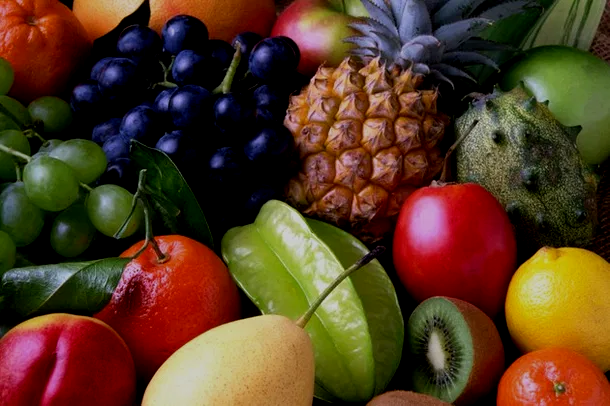
#> input picture images/frutas_escura.png, 610 x 406 px
$ python ex5_ganho_brilho_vs_equalizacao.py
#> lines starting #> are read from the running program, lines starting #| are printed output that depends on the picture
"""
Exercício 5 — Ganho e Brilho vs. Equalização Automática
Crie um script que multiplique todos os pixels da imagem por um fator constante
(ganho) e some um valor fixo (brilho). Compare o resultado visual com a
equalização automática do OpenCV.
"""

import os
import cv2
import numpy as np
import matplotlib.pyplot as plt

PATH = os.path.normpath(os.path.join(os.path.dirname(__file__), '../../images/frutas_escura.png'))

# ── Carregamento ──────────────────────────────────────────────────────────────
imagem = cv2.imread(PATH)
#> imagem is the input picture: shape (406, 610, 3); mean B, G, R 34.3, 58.5, 86.3
if imagem is None:
    raise FileNotFoundError(f'Imagem não encontrada: {PATH}')

cinza = cv2.cvtColor(imagem, cv2.COLOR_BGR2GRAY)
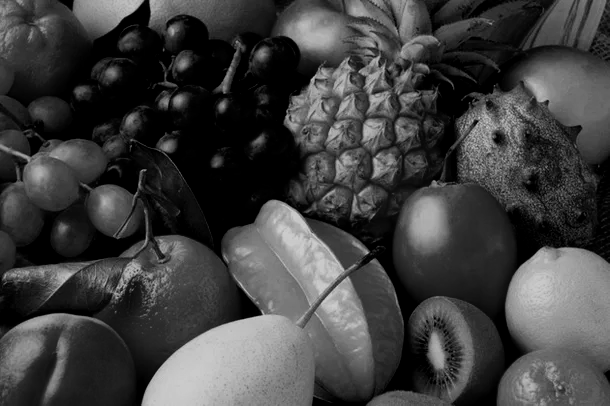
#> cinza: shape (406, 610); min 0, max 205, mean 64.1

# ── Transformação linear: f(x) = alpha * x + beta ────────────────────────────
# alpha (ganho/contraste): multiplica cada pixel
#   > 1: aumenta o contraste (estica a distribuição do histograma)
#   < 1: reduz o contraste (comprime o histograma)
# beta (brilho/offset): soma a cada pixel após multiplicar
#   > 0: clareia (desloca o histograma para a direita)
#   < 0: escurece (desloca para a esquerda)
# f(x) = alpha * x + beta  →  transformação afim ponto a ponto
alpha = 1.8   # ganho de contraste
beta  = 30    # incremento de brilho

# cv2.convertScaleAbs(src, alpha, beta): aplica f(x) = alpha*x + beta
# e SATURA os valores em [0, 255] (clípping) — sem overflow/underflow
ajustada = cv2.convertScaleAbs(cinza, alpha=alpha, beta=beta)
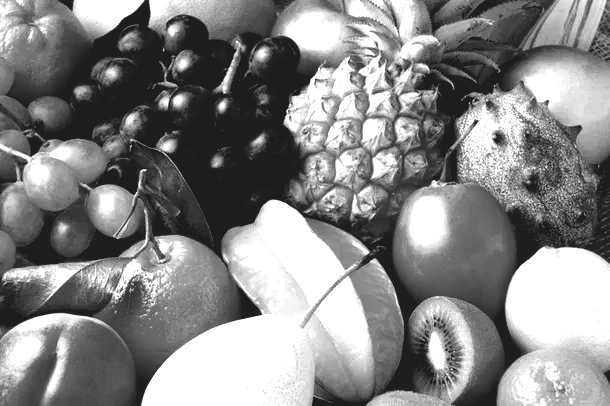
#> ajustada: shape (406, 610); min 30, max 255, mean 135.2

# ── Equalização global automática ────────────────────────────────────────────
# cv2.equalizeHist(): redistribui pixels para cobrir [0-255] uniformemente
# Diferença do ganho/brilho: equalização é NÃO-LINEAR e AUTO-ADAPTATIVA
equalizada = cv2.equalizeHist(cinza)
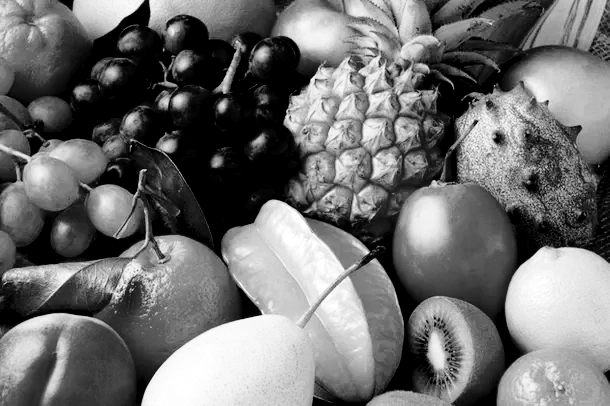
#> equalizada: shape (406, 610); min 0, max 255, mean 112.1

# ── Exibição ──────────────────────────────────────────────────────────────────
fig, axes = plt.subplots(2, 3, figsize=(15, 9))
fig.suptitle(f'Ganho/Brilho (α={alpha}, β={beta}) vs. Equalização Automática', fontsize=13)

# Linha 1: imagens
axes[0, 0].imshow(cinza,     cmap='gray', vmin=0, vmax=255)
axes[0, 0].set_title('Original');   axes[0, 0].axis('off')

axes[0, 1].imshow(ajustada,  cmap='gray', vmin=0, vmax=255)
axes[0, 1].set_title(f'Ganho/Brilho (α={alpha}, β={beta})'); axes[0, 1].axis('off')

axes[0, 2].imshow(equalizada, cmap='gray', vmin=0, vmax=255)
axes[0, 2].set_title('Equalização Automática'); axes[0, 2].axis('off')

# Linha 2: histogramas
hist_orig = cv2.calcHist([cinza],     [0], None, [256], [0, 256])
#> hist_orig = 256 values, max 31291 at index 0, min 0 at index 206, mean 967.4
hist_aj   = cv2.calcHist([ajustada],  [0], None, [256], [0, 256])
#> hist_aj = 256 values, max 41360 at index 255, min 0 at index 0, mean 967.4
hist_eq   = cv2.calcHist([equalizada],[0], None, [256], [0, 256])
#> hist_eq = 256 values, max 31291 at index 0, min 0 at index 1, mean 967.4

axes[1, 0].plot(hist_orig, color='black')
axes[1, 0].set_title('Histograma — Original'); axes[1, 0].set_xlim([0, 256])

axes[1, 1].plot(hist_aj, color='steelblue')
axes[1, 1].set_title('Histograma — Ganho/Brilho'); axes[1, 1].set_xlim([0, 256])

axes[1, 2].plot(hist_eq, color='darkorange')
axes[1, 2].set_title('Histograma — Equalizado'); axes[1, 2].set_xlim([0, 256])

plt.tight_layout()
plt.show()
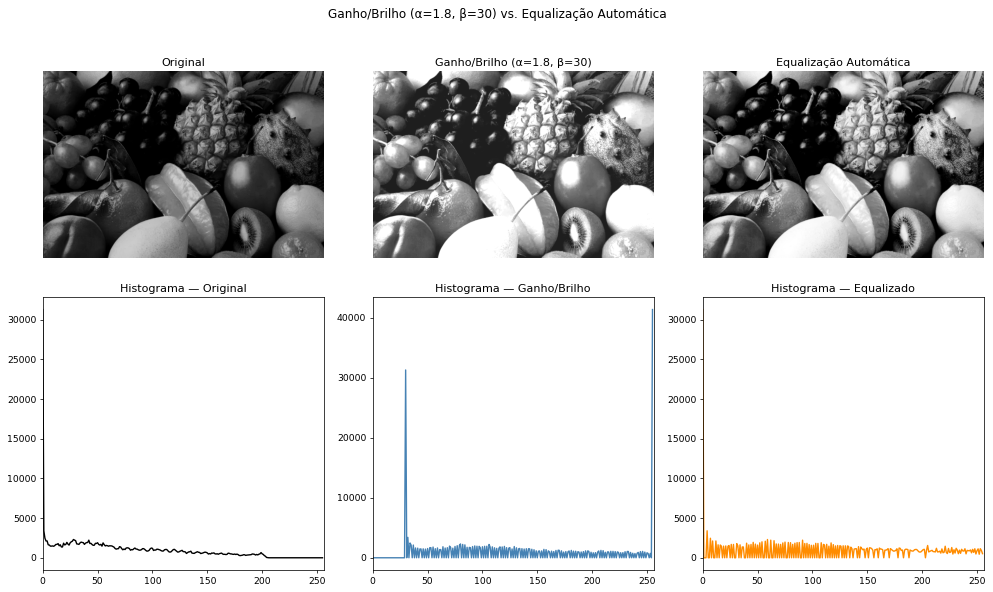
#> figure drawn by matplotlib, 6 panels; panel 4: curve peaks at x = 0, y = 31291; panel 5: curve peaks at x = 255, y = 41360; panel 6: curve peaks at x = 0, y = 31291

# ── Estatísticas ──────────────────────────────────────────────────────────────
print('=== Comparação estatística ===')
for nome, img in [('Original', cinza), ('Ganho/Brilho', ajustada), ('Equalizada', equalizada)]:
    print(f'\n{nome}:')
    print(f'  Min:  {int(img.min())}  |  Max: {int(img.max())}  |  '
          f'Média: {img.mean():.1f}  |  Desvio-padrão: {img.std():.1f}')
#> this loop made 3 passes
#> nome on passes 1 to 3: 'Original', 'Ganho/Brilho', 'Equalizada'
#| Original:
#|   Min:  0  |  Max: 205  |  Média: 64.1  |  Desvio-padrão: 54.9
#| Ganho/Brilho:
#|   Min:  30  |  Max: 255  |  Média: 135.2  |  Desvio-padrão: 80.9
#| Equalizada:
#|   Min:  0  |  Max: 255  |  Média: 112.1  |  Desvio-padrão: 80.7

print()
print('=== Comparação conceitual ===')
print()
print('Transformação linear (Ganho e Brilho):')
print('  → Aplica a fórmula f(x) = α·x + β a cada pixel.')
print('  → α > 1 "estica" o histograma aumentando o contraste.')
print('  → β > 0 desloca todo o histograma para a direita (clareia).')
print('  → É uma transformação GLOBAL E UNIFORME: todas as regiões são')
print('    afetadas da mesma forma, independente do conteúdo local.')
print('  → Pixels nas extremidades (0 ou 255) são saturados ("cortados").')
print('  → Requer ajuste MANUAL de α e β pelo usuário.')
print()
print('Equalização Automática:')
print('  → Distribui automaticamente os pixels por toda a faixa [0, 255].')
print('  → O histograma resultante tende a ser mais uniforme (flat).')
print('  → Não requer parâmetros manuais: adapta-se ao conteúdo da imagem.')
print('  → Pode superexpor regiões já claras ou subexpor detalhes.')
print()
print('Conclusão: a equalização automática é mais adaptativa, mas pode produzir')
print('resultados com "halos" ou artefatos. O ajuste manual oferece mais controle,')
print('porém exige conhecimento prévio do conteúdo da imagem.')

$ run again, with images/Noise_SP.png copied over images/frutas_escura.png
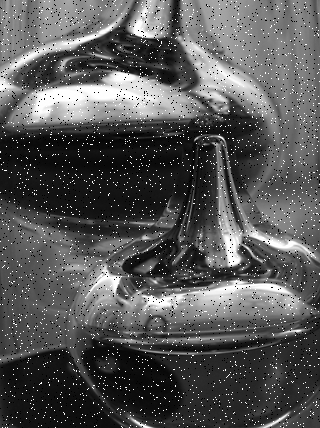
#> input picture images/Noise_SP.png, 320 x 428 px
#> imagem is the input picture: shape (428, 320, 3); min 0, max 255, mean 86.8
#> `ajustada = cv2.convertScaleAbs(cinza, alpha=alpha, beta=beta)`:
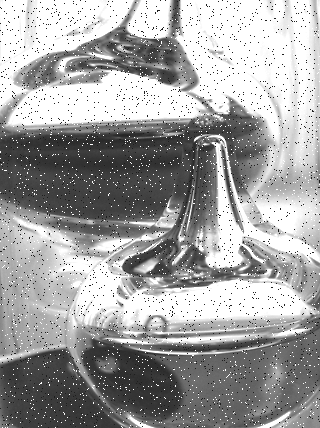
#> ajustada: shape (428, 320); min 30, max 255, mean 161.4
#> `equalizada = cv2.equalizeHist(cinza)`:
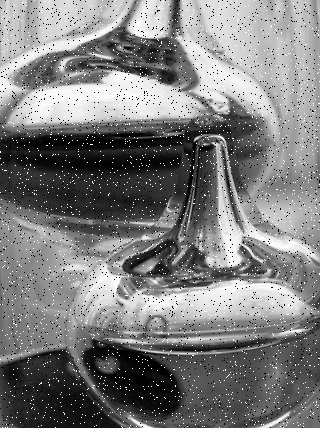
#> equalizada: shape (428, 320); min 0, max 255, mean 125.2
#> hist_orig = 256 values, max 3761 at index 255, min 0 at index 1, mean 535
#> hist_aj = 256 values, max 36671 at index 255, min 0 at index 0, mean 535
#> hist_eq = 256 values, max 3761 at index 255, min 0 at index 4, mean 535
#> the loop `for nome, img in [('Original', cinza), ('Ganho/Brilho', ajustada), ('E..` made 3 passes
#> nome on passes 1 to 3: 'Original', 'Ganho/Brilho', 'Equalizada'
#> (printed output is left out)
